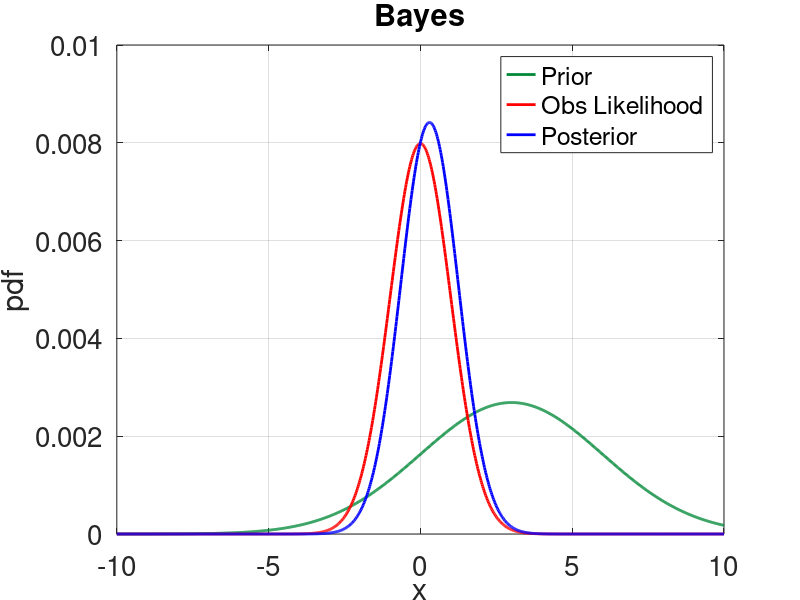
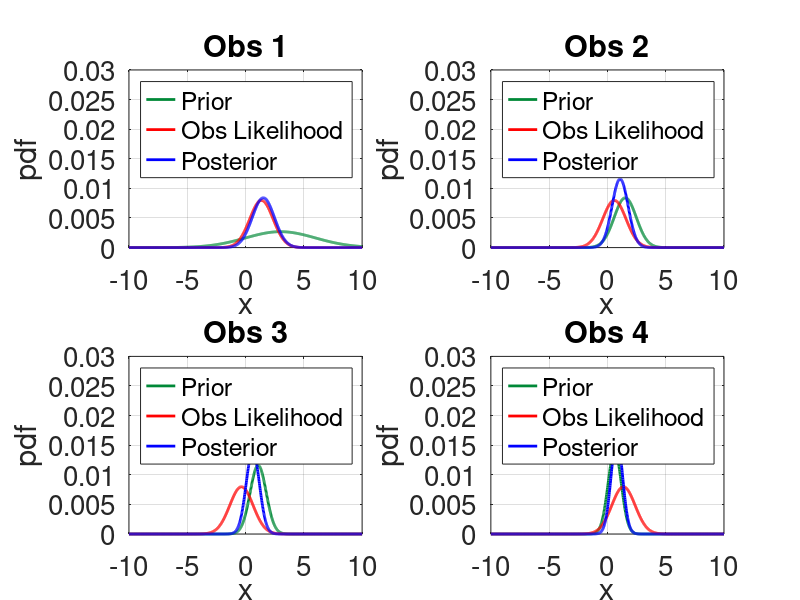

Reproduce these figures in MATLAB, in order.
clear all;

% class exercise 4
% least squares and bayes theorem

% our truth of state x
x_t = 0.5;

% our first guess of state x
x_b = 3;    
% our estimate of the error of our first guess of x
sigma_b = 3; 

% our observation
y_o = 0;
% our estimate of its error
sigma_o = 1;

%==========================================================================
% find x_h and sigma_h using least squares with 1 obs
%==========================================================================
var_b = sigma_b^2;
var_o = sigma_o^2;

a_b = (1/var_b)/( (1/var_b)+(1/var_o) );
a_o = 1-a_b;

x_h     = a_b*x_b + a_o*y_o;
invvar  = 1/var_b + 1/var_o;
var_h   = inv(invvar);
sigma_h = sqrt(var_h);

disp('LS state estimates');
disp([x_t, x_b, y_o, x_h]);
disp('LS error estimates');
disp([sigma_b, sigma_o, sigma_h]);

%==========================================================================
% find x_h and sigma_h using bayes theorem with 1 obs
%==========================================================================
% how many samples?
nsamples=1000;

% draw your state space
x = linspace(-10, 10, nsamples);

% find p(x) --our initial (prior) belief
p_x = normpdf(x,x_b,sigma_b);
% find p(y|x) obs likelihood  -- our observations
p_y_x = normpdf(x, y_o, sigma_o);
% find p(x|y) -- product of our prior and likelihood (posterior)
p_x_y = p_y_x.*p_x;

% E(x|y) is the peak of the distribution (normal)
x_h = x(p_x_y == max(p_x_y));
% or the summation of the product of x and p(x|y)
x_h = sum(x.*(p_x_y/sum(p_x_y)));
% the standard deviation is the summation of the product of square
% deviation and p(x|y)
sigma_h = sqrt( sum( ( (x-x_h).^2).*  (p_x_y/sum(p_x_y)) ) );

disp('Bayes state estimates');
disp([x_t, x_b, y_o, x_h]);
disp('Bayes error estimates');
disp([sigma_b, sigma_o, sigma_h]);

% plot
figure(1)
clf(1)
C=[0,136,55; 202,0,32; 56,108,176]/255; 
plot(x,p_x/sum(p_x),'Color',C(1,:),'Linewidth',2);
hold on;
plot(x,p_y_x/sum(p_y_x),'r','Linewidth',2);
hold on;
plot(x,p_x_y/sum(p_x_y),'b','Linewidth',2);
grid on;
set(gca,'Fontsize',20);
xlabel('x','Fontsize',22);
ylabel('pdf','Fontsize',22);
title('Bayes','Fontsize',22);
legend('Prior','Obs Likelihood','Posterior')
xlim([-10 10]);

%---------------------------------------------
% now what if we have nobs observations of x
% initialize seed (for reproducibity purposes)
j=1;
randn('state',j);

% if first, generate samples (obs) of x_t (y_o)
nobs = 4;
gen_obs =0;
do_f=0;
do_order=0;

if (gen_obs == 1)
    e_o = 0+sigma_o*randn(nobs,1);
    y_o = x_t+e_o;

    if (nobs==4)
        save y_o_4.dat y_o -ASCII;
    elseif (nobs==1000 & sigma_o ==1)
        save y_o_nobs.dat y_o -ASCII;
    elseif (nobs==1000 & sigma_o ==0.5)
        save y_o_nobs_05.dat y_o -ASCII; 
    end

else
    if (nobs==4)
        load y_o_4.dat;
        y_o=y_o_4;
    elseif (nobs==1000 & sigma_o ==1)
        load y_o_nobs.dat;
        y_o=y_o_nobs;
    elseif (nobs==1000 & sigma_o ==0.5)
        load y_o_nobs_05.dat;
        y_o=y_o_nobs_05;        
    end
end

%==========================================================================
% find x_h using the least squares and nobs
%==========================================================================
x_b_old = x_b(1);
sigma_b_old = sigma_b(1);
var_o = sigma_o^2;

x_b = zeros(nobs,1);
sigma_b = zeros(nobs,1);
x_h = zeros(nobs,1);
sigma_h = zeros(nobs,1);

if (do_order==1)
    y_o=y_o( randperm(nobs) );
end

% loop through all obs
for i=1:nobs
    if do_f==1
        switch i
            case{1,2}
                var_o = 1^2;
            case{3,4}
                var_o = 0.5^2;
        end
    end
    
    var_b = sigma_b_old^2;   
    a_b = (1/var_b)/( (1/var_b)+(1/var_o) );
    a_o = 1-a_b;

    x_h(i)     = a_b*x_b_old + a_o*y_o(i);
    invvar  = 1/var_b + 1/var_o;
    var_h   = inv(invvar);
    sigma_h(i) = sqrt(var_h);
    
    % update first guess
    x_b(i) = x_b_old;
    sigma_b(i) = sigma_b_old;
    
    x_b_old = x_h(i);
    sigma_b_old = sigma_h(i);
end
    
disp('LS state estimates');
disp([x_t, x_b(nobs), y_o(nobs), x_h(nobs)]);
disp('LS error estimates');
disp([sigma_b(1), sigma_o, sigma_h(nobs)]);


%==========================================================================
% find x_h using the bayes with nobs
%==========================================================================
x_b_old = x_b(1);
sigma_b_old = sigma_b(1);
var_o = sigma_o^2;

x_b = zeros(nobs,1);
sigma_b = zeros(nobs,1);
x_h = zeros(nobs,1);
sigma_h = zeros(nobs,1);

x = linspace(-10, 10, nsamples);

% loop through all obs
figure(2)
clf(2)
do_plot=1;
if nobs==4
    do_plot=1;
end
    
for i=1:nobs
    if do_f==1
        switch i
            case{1,2}
                sigma_o = 1;
            case{3,4}
                sigma_o = 0.5;
        end
    end
    p_x = normpdf(x,x_b_old,sigma_b_old);
    p_y_x = normpdf(x, y_o(i), sigma_o);
    p_x_y = p_y_x.*p_x;
 
    x_h(i) = sum(x.*(p_x_y/sum(p_x_y)));
    sigma_h(i) = sqrt( sum( ( (x-x_h(i)).^2).*  (p_x_y/sum(p_x_y)) ) );

    % update first guess
    x_b(i) = x_b_old;
    sigma_b(i) = sigma_b_old;
    
    x_b_old = x_h(i);
    sigma_b_old = sigma_h(i);
    
    
    switch i
        case (1)
            ii=1;
            do_plot=1;
        case (2)
            ii=2;
            do_plot=1;
        case (nobs-1)
            ii=3;
            do_plot=1;
        case (nobs)
            ii=4;
            do_plot=1;
        otherwise
            do_plot=0;
    end
        
    if (do_plot==1)
        
            subplot(2,2,ii)
            plot(x,p_x/sum(p_x),'Color',C(1,:),'Linewidth',2);
            hold on;
            plot(x,p_y_x/sum(p_y_x),'r','Linewidth',2);
            hold on;
            plot(x,p_x_y/sum(p_x_y),'b','Linewidth',2);
            grid on;
            set(gca,'Fontsize',20);
            xlabel('x','Fontsize',22);
            ylabel('pdf','Fontsize',22);
            title(['Obs ',num2str(i)],'Fontsize',22);
            legend('Prior','Obs Likelihood','Posterior','Location','NorthWest');
            xlim([-10 10]);
            ylim([0 0.03]);
    end
        

end

disp('Bayes state estimates');
disp([x_t, x_b(1), y_o(nobs), x_h(nobs)]);
disp('Bayes error estimates');
disp([sigma_b(1), sigma_o, sigma_h(nobs)]);
